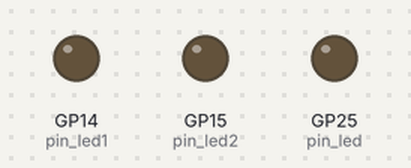
Simulated run of this program. Board: Raspberry Pi Pico running MicroPython. Shown: output pins drawn as LEDs (lit = HIGH). Random numbers come from a fixed seed. At 5.9 s the program stops and its outputs stay as they are.

Above: at 0.37 s.
At 5.58 s:
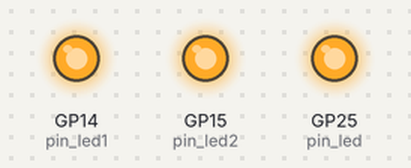
Timing chart, 0 to 7.3 s (numbered marks = the images above):
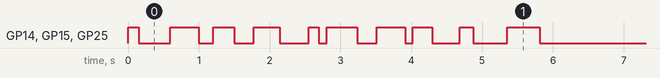

Measured:
- by itself, GP14 (pin_led1), GP15 (pin_led2), GP25 (pin_led): LOW → HIGH at 0.00 s, → LOW 0.15 s later, → HIGH 0.44 s later, → LOW 0.41 s later, … (20 changes in this stretch)

The program:

blink1.py
```python
import machine
import random
from time import sleep

# Initialize pins
pin_led = machine.Pin(25, machine.Pin.OUT)
pin_led1 = machine.Pin(14, machine.Pin.OUT)
pin_led2 = machine.Pin(15, machine.Pin.OUT)

# Turn off all pins initially
pin_led.off()
pin_led1.off()
pin_led2.off()

# Loop 10 times
for _ in range(10):
    # Generate random sleep duration between 0.1 and 0.5 seconds
    blink_duration = random.uniform(0.1, 0.5)

    # Toggle the LED pins
    pin_led.on()
    pin_led1.on()
    pin_led2.on()

    # Wait for the random blink duration
    sleep(blink_duration)

    pin_led.off()
    pin_led1.off()
    pin_led2.off()

    # Generate random sleep duration between 0.1 and 0.5 seconds
    wait_duration = random.uniform(0.1, 0.5)

    # Wait for the random wait duration before next blink
    sleep(wait_duration)
```
